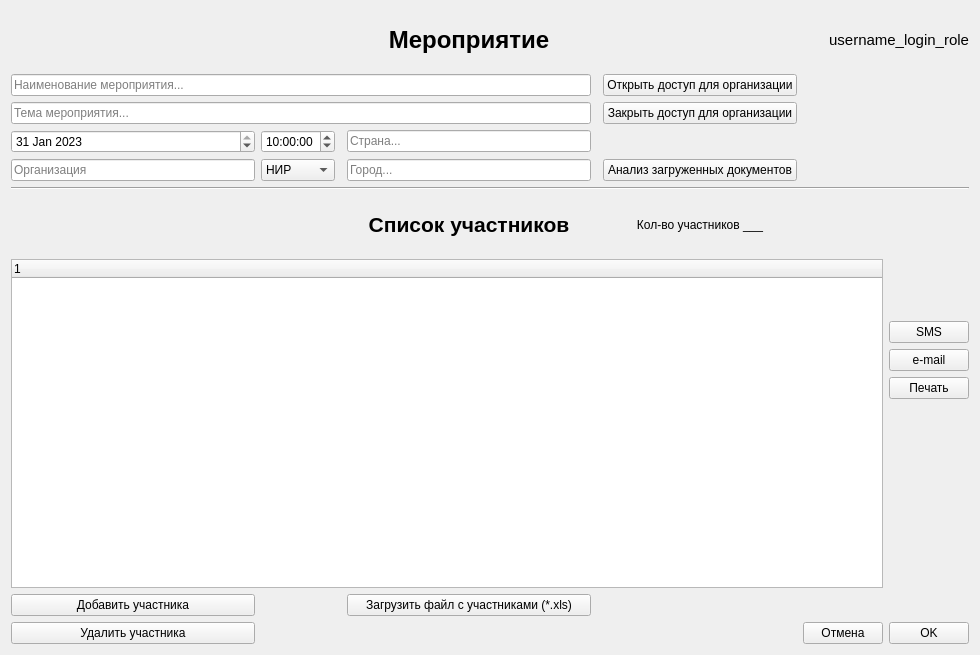
<?xml version="1.0" encoding="UTF-8"?>
<ui version="4.0">
 <class>Event</class>
 <widget class="QWidget" name="Event">
  <property name="geometry">
   <rect>
    <x>0</x>
    <y>0</y>
    <width>980</width>
    <height>655</height>
   </rect>
  </property>
  <property name="windowTitle">
   <string>Event</string>
  </property>
  <layout class="QGridLayout" name="gridLayout">
   <item row="5" column="5">
    <widget class="QPushButton" name="pushButton_open_access">
     <property name="text">
      <string>Открыть доступ для организации</string>
     </property>
    </widget>
   </item>
   <item row="7" column="1">
    <widget class="QTimeEdit" name="event_time">
     <property name="time">
      <time>
       <hour>10</hour>
       <minute>0</minute>
       <second>0</second>
      </time>
     </property>
    </widget>
   </item>
   <item row="9" column="3">
    <widget class="QLineEdit" name="event_city">
     <property name="placeholderText">
      <string>Город...</string>
     </property>
    </widget>
   </item>
   <item row="7" column="0">
    <widget class="QDateEdit" name="event_data">
     <property name="dateTime">
      <datetime>
       <hour>0</hour>
       <minute>0</minute>
       <second>0</second>
       <year>2023</year>
       <month>1</month>
       <day>31</day>
      </datetime>
     </property>
     <property name="maximumDateTime">
      <datetime>
       <hour>23</hour>
       <minute>59</minute>
       <second>59</second>
       <year>2050</year>
       <month>12</month>
       <day>30</day>
      </datetime>
     </property>
     <property name="minimumDate">
      <date>
       <year>1752</year>
       <month>9</month>
       <day>15</day>
      </date>
     </property>
     <property name="date">
      <date>
       <year>2023</year>
       <month>1</month>
       <day>31</day>
      </date>
     </property>
    </widget>
   </item>
   <item row="11" column="2" colspan="3">
    <widget class="QLabel" name="label_list_members">
     <property name="font">
      <font>
       <pointsize>16</pointsize>
       <weight>75</weight>
       <bold>true</bold>
      </font>
     </property>
     <property name="text">
      <string>Список участников</string>
     </property>
     <property name="alignment">
      <set>Qt::AlignCenter</set>
     </property>
    </widget>
   </item>
   <item row="10" column="0" colspan="8">
    <widget class="Line" name="line">
     <property name="orientation">
      <enum>Qt::Horizontal</enum>
     </property>
    </widget>
   </item>
   <item row="19" column="3">
    <widget class="QPushButton" name="pushButton_load_xls">
     <property name="whatsThis">
      <string>Активна только если участников = 0</string>
     </property>
     <property name="text">
      <string>Загрузить файл с участниками (*.xls)</string>
     </property>
    </widget>
   </item>
   <item row="19" column="0">
    <widget class="QPushButton" name="pushButton_add_participance">
     <property name="text">
      <string>Добавить участника</string>
     </property>
    </widget>
   </item>
   <item row="9" column="0">
    <widget class="QLineEdit" name="lineEdit_organization">
     <property name="placeholderText">
      <string>Организация</string>
     </property>
    </widget>
   </item>
   <item row="6" column="5">
    <widget class="QPushButton" name="pushButton_close_access">
     <property name="text">
      <string>Закрыть доступ для организации</string>
     </property>
    </widget>
   </item>
   <item row="1" column="2" colspan="3">
    <widget class="QLabel" name="label_open_event">
     <property name="font">
      <font>
       <pointsize>18</pointsize>
       <weight>75</weight>
       <bold>true</bold>
       <kerning>true</kerning>
      </font>
     </property>
     <property name="text">
      <string>Мероприятие</string>
     </property>
     <property name="alignment">
      <set>Qt::AlignCenter</set>
     </property>
    </widget>
   </item>
   <item row="6" column="0" colspan="4">
    <widget class="QLineEdit" name="event_theme">
     <property name="placeholderText">
      <string>Тема мероприятия...</string>
     </property>
    </widget>
   </item>
   <item row="9" column="5">
    <widget class="QPushButton" name="pushButton_analisis_doc">
     <property name="text">
      <string>Анализ загруженных документов</string>
     </property>
    </widget>
   </item>
   <item row="20" column="0">
    <widget class="QPushButton" name="pushButton_del_participance">
     <property name="text">
      <string>Удалить участника</string>
     </property>
    </widget>
   </item>
   <item row="15" column="7">
    <widget class="QPushButton" name="pushButton_print_list">
     <property name="text">
      <string>Печать</string>
     </property>
    </widget>
   </item>
   <item row="9" column="1">
    <widget class="QComboBox" name="event_type">
     <item>
      <property name="text">
       <string>НИР</string>
      </property>
     </item>
     <item>
      <property name="text">
       <string>Кадавр</string>
      </property>
     </item>
    </widget>
   </item>
   <item row="5" column="0" colspan="4">
    <widget class="QLineEdit" name="event_name">
     <property name="placeholderText">
      <string>Наименование мероприятия...</string>
     </property>
    </widget>
   </item>
   <item row="14" column="7">
    <widget class="QPushButton" name="pushButton_email">
     <property name="text">
      <string>e-mail</string>
     </property>
    </widget>
   </item>
   <item row="13" column="7">
    <widget class="QPushButton" name="pushButton_send_sms">
     <property name="text">
      <string>SMS</string>
     </property>
    </widget>
   </item>
   <item row="11" column="5">
    <widget class="QLabel" name="label_total_participant">
     <property name="text">
      <string>Кол-во участников ___</string>
     </property>
     <property name="alignment">
      <set>Qt::AlignCenter</set>
     </property>
    </widget>
   </item>
   <item row="1" column="5" colspan="3">
    <widget class="QLabel" name="label_username_login_role">
     <property name="enabled">
      <bool>true</bool>
     </property>
     <property name="font">
      <font>
       <pointsize>11</pointsize>
       <kerning>true</kerning>
      </font>
     </property>
     <property name="autoFillBackground">
      <bool>false</bool>
     </property>
     <property name="text">
      <string>username_login_role</string>
     </property>
     <property name="textFormat">
      <enum>Qt::AutoText</enum>
     </property>
     <property name="alignment">
      <set>Qt::AlignRight|Qt::AlignTrailing|Qt::AlignVCenter</set>
     </property>
    </widget>
   </item>
   <item row="7" column="3">
    <widget class="QLineEdit" name="event_country">
     <property name="placeholderText">
      <string>Страна...</string>
     </property>
    </widget>
   </item>
   <item row="12" column="0" rowspan="7" colspan="7">
    <widget class="QTreeWidget" name="treeWidget_list_participance">
     <column>
      <property name="text">
       <string>1</string>
      </property>
     </column>
    </widget>
   </item>
   <item row="20" column="6">
    <widget class="QPushButton" name="pushButton_cancel">
     <property name="text">
      <string>Отмена</string>
     </property>
    </widget>
   </item>
   <item row="20" column="7">
    <widget class="QPushButton" name="pushButton_ok">
     <property name="text">
      <string>OK</string>
     </property>
    </widget>
   </item>
  </layout>
 </widget>
 <tabstops>
  <tabstop>event_name</tabstop>
  <tabstop>event_theme</tabstop>
  <tabstop>event_data</tabstop>
  <tabstop>event_time</tabstop>
  <tabstop>event_country</tabstop>
  <tabstop>lineEdit_organization</tabstop>
  <tabstop>event_type</tabstop>
  <tabstop>event_city</tabstop>
  <tabstop>pushButton_analisis_doc</tabstop>
  <tabstop>treeWidget_list_participance</tabstop>
  <tabstop>pushButton_add_participance</tabstop>
  <tabstop>pushButton_del_participance</tabstop>
  <tabstop>pushButton_load_xls</tabstop>
  <tabstop>pushButton_send_sms</tabstop>
  <tabstop>pushButton_email</tabstop>
  <tabstop>pushButton_print_list</tabstop>
  <tabstop>pushButton_open_access</tabstop>
  <tabstop>pushButton_close_access</tabstop>
 </tabstops>
 <resources/>
 <connections>
  <connection>
   <sender>pushButton_add_participance</sender>
   <signal>clicked()</signal>
   <receiver>Event</receiver>
   <slot>show()</slot>
   <hints>
    <hint type="sourcelabel">
     <x>130</x>
     <y>602</y>
    </hint>
    <hint type="destinationlabel">
     <x>484</x>
     <y>327</y>
    </hint>
   </hints>
  </connection>
  <connection>
   <sender>pushButton_analisis_doc</sender>
   <signal>clicked()</signal>
   <receiver>Event</receiver>
   <slot>show()</slot>
   <hints>
    <hint type="sourcelabel">
     <x>751</x>
     <y>177</y>
    </hint>
    <hint type="destinationlabel">
     <x>484</x>
     <y>327</y>
    </hint>
   </hints>
  </connection>
  <connection>
   <sender>pushButton_close_access</sender>
   <signal>clicked()</signal>
   <receiver>Event</receiver>
   <slot>raise()</slot>
   <hints>
    <hint type="sourcelabel">
     <x>751</x>
     <y>114</y>
    </hint>
    <hint type="destinationlabel">
     <x>484</x>
     <y>327</y>
    </hint>
   </hints>
  </connection>
  <connection>
   <sender>pushButton_del_participance</sender>
   <signal>clicked()</signal>
   <receiver>Event</receiver>
   <slot>show()</slot>
   <hints>
    <hint type="sourcelabel">
     <x>130</x>
     <y>633</y>
    </hint>
    <hint type="destinationlabel">
     <x>484</x>
     <y>327</y>
    </hint>
   </hints>
  </connection>
  <connection>
   <sender>pushButton_email</sender>
   <signal>clicked()</signal>
   <receiver>Event</receiver>
   <slot>lower()</slot>
   <hints>
    <hint type="sourcelabel">
     <x>920</x>
     <y>372</y>
    </hint>
    <hint type="destinationlabel">
     <x>484</x>
     <y>327</y>
    </hint>
   </hints>
  </connection>
  <connection>
   <sender>pushButton_load_xls</sender>
   <signal>clicked()</signal>
   <receiver>Event</receiver>
   <slot>show()</slot>
   <hints>
    <hint type="sourcelabel">
     <x>482</x>
     <y>602</y>
    </hint>
    <hint type="destinationlabel">
     <x>484</x>
     <y>327</y>
    </hint>
   </hints>
  </connection>
  <connection>
   <sender>pushButton_open_access</sender>
   <signal>clicked()</signal>
   <receiver>Event</receiver>
   <slot>repaint()</slot>
   <hints>
    <hint type="sourcelabel">
     <x>751</x>
     <y>83</y>
    </hint>
    <hint type="destinationlabel">
     <x>484</x>
     <y>327</y>
    </hint>
   </hints>
  </connection>
  <connection>
   <sender>pushButton_print_list</sender>
   <signal>clicked()</signal>
   <receiver>Event</receiver>
   <slot>hide()</slot>
   <hints>
    <hint type="sourcelabel">
     <x>920</x>
     <y>403</y>
    </hint>
    <hint type="destinationlabel">
     <x>484</x>
     <y>327</y>
    </hint>
   </hints>
  </connection>
  <connection>
   <sender>pushButton_send_sms</sender>
   <signal>clicked()</signal>
   <receiver>Event</receiver>
   <slot>setFocus()</slot>
   <hints>
    <hint type="sourcelabel">
     <x>920</x>
     <y>341</y>
    </hint>
    <hint type="destinationlabel">
     <x>484</x>
     <y>327</y>
    </hint>
   </hints>
  </connection>
  <connection>
   <sender>pushButton_ok</sender>
   <signal>clicked()</signal>
   <receiver>Event</receiver>
   <slot>show()</slot>
   <hints>
    <hint type="sourcelabel">
     <x>930</x>
     <y>633</y>
    </hint>
    <hint type="destinationlabel">
     <x>489</x>
     <y>327</y>
    </hint>
   </hints>
  </connection>
  <connection>
   <sender>pushButton_cancel</sender>
   <signal>clicked()</signal>
   <receiver>Event</receiver>
   <slot>close()</slot>
   <hints>
    <hint type="sourcelabel">
     <x>844</x>
     <y>633</y>
    </hint>
    <hint type="destinationlabel">
     <x>489</x>
     <y>327</y>
    </hint>
   </hints>
  </connection>
 </connections>
</ui>
